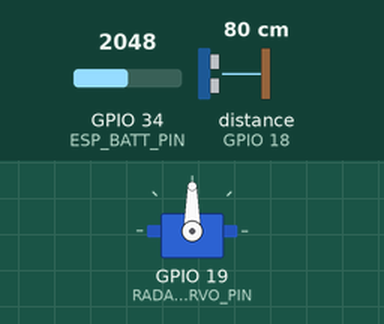
Recording of a sketch running on a simulated ESP32. Parts: servo. Wiring (inferred from the names in the program): ultrasonic range finder: trigger GPIO 5; echo GPIO 18. Inputs (shaded band) come from the test bench; at power-on: GPIO 34 (ESP_BATT_PIN) = 2048, distance to the obstacle (sensor on GPIO 18) 80 cm. The echo pulse lasts 58.3 µs per cm; what the sketch prints to the serial monitor is not drawn.

Above: at 0.05 s.
At 0.45 s:
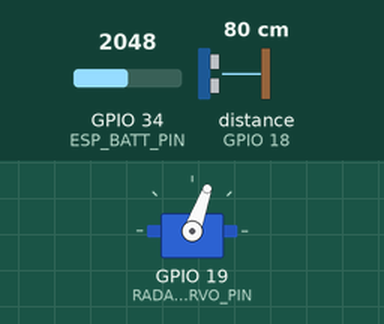
At 1.1 s:
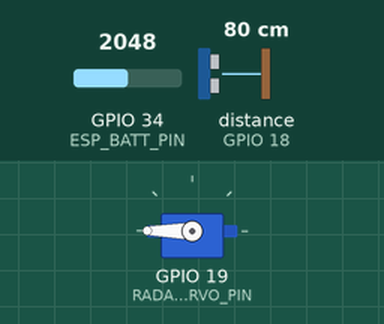
At 2.2 s:
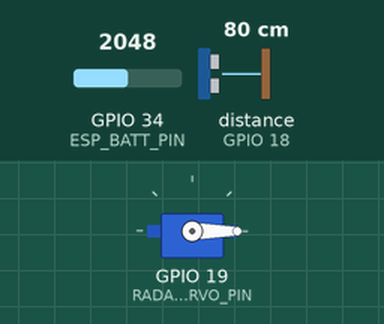
Timing chart, 0 to 5.1 s (numbered marks = the images above):
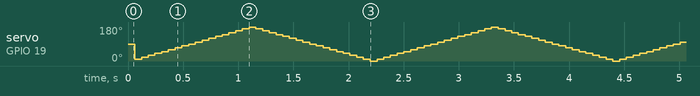

The sketch:

ESP32_Brain.ino
```cpp
#include <Arduino.h>
#include <WiFi.h>
#include <AsyncTCP.h>
#include <ESPAsyncWebServer.h>
#include <ESP32Servo.h>

// --- WI-FI ACCESS POINT CREDENTIALS ---
const char* ssid     = "RESQ-ROVER";
const char* password = "buildfest2026";

// --- WEBSERVER & WEBSOCKET ---
AsyncWebServer server(80);
AsyncWebSocket ws("/ws");

// --- RADAR HARDWARE PINS ---
#define TRIG_PIN         5
#define ECHO_PIN         18
#define RADAR_SERVO_PIN  19
#define ESP_BATT_PIN     34  // Analog pin for ESP32 battery monitoring

// --- HARDWARE UART2 (To STM32) ---
#define RX2_PIN          16  // Connect to STM32 PA9 (TX1)
#define TX2_PIN          17  // Connect to STM32 PA10 (RX1)

HardwareSerial stmSerial(2);
Servo radarServo;

// --- STATE VARIABLES ---
String currentMode = "MANUAL";
int radarAngle     = 0;
int radarStep      = 10;
unsigned long lastRadarMove = 0;

float stmPitch   = 0.0f;
float stmRoll    = 0.0f;
int   stmBattery = 95;

// --- WEBSOCKET EVENT HANDLER ---
void handleWebSocketMessage(void *arg, uint8_t *data, size_t len) {
    AwsFrameInfo *info = (AwsFrameInfo*)arg;
    if (info->final && info->index == 0 && info->len == len && info->opcode == WS_TEXT) {
        data[len] = 0;
        String msg = (char*)data;

        // Mode Switching
        if (msg == "MODE:AUTO") {
            currentMode = "AUTO";
            stmSerial.println("MODE:AUTO");
        } else if (msg == "MODE:MANUAL") {
            currentMode = "MANUAL";
            stmSerial.println("MODE:MANUAL");
        }

        // Manual Driving Commands (W, A, S, D, STOP)
        if (currentMode == "MANUAL") {
            if (msg == "DRIVE:W")    stmSerial.println("DRIVE:FWD");
            else if (msg == "DRIVE:S") stmSerial.println("DRIVE:REV");
            else if (msg == "DRIVE:A") stmSerial.println("DRIVE:LEFT");
            else if (msg == "DRIVE:D") stmSerial.println("DRIVE:RIGHT");
            else if (msg == "DRIVE:STOP") stmSerial.println("DRIVE:STOP");
        }
    }
}

void onEvent(AsyncWebSocket *server, AsyncWebSocketClient *client, AwsEventType type,
             void *arg, uint8_t *data, size_t len) {
    if (type == WS_EVT_DATA) {
        handleWebSocketMessage(arg, data, len);
    }
}

// --- RADAR SWEEP & BROADCAST ---
void sweepRadar() {
    unsigned long now = millis();
    if (now - lastRadarMove > 60) {
        lastRadarMove = now;

        radarAngle += radarStep;
        if (radarAngle >= 180 || radarAngle <= 0) {
            radarStep = -radarStep;
        }
        radarServo.write(radarAngle);

        // Ultrasonic Ping
        digitalWrite(TRIG_PIN, LOW);
        delayMicroseconds(2);
        digitalWrite(TRIG_PIN, HIGH);
        delayMicroseconds(10);
        digitalWrite(TRIG_PIN, LOW);

        long duration = pulseIn(ECHO_PIN, HIGH, 25000); // 25ms timeout (~4m limit)
        long distance = (duration == 0) ? 400 : (duration / 2) / 29.1;

        // Broadcast Radar Packet to Dashboard
        String json = "{\"type\":\"radar\",\"angle\":" + String(radarAngle) + ",\"distance\":" + String(distance) + "}";
        ws.textAll(json);

        // Autonomous Obstacle Avoidance Reaction
        if (currentMode == "AUTO" && distance > 0 && distance < 25) {
            stmSerial.println("DRIVE:STOP");
            delay(50);
            if (radarAngle > 90) {
                stmSerial.println("DRIVE:RIGHT");
            } else {
                stmSerial.println("DRIVE:LEFT");
            }
        }
    }
}

// --- TELEMETRY DISPATCH ---
void sendTelemetry() {
    static unsigned long lastTelem = 0;
    if (millis() - lastTelem > 250) {
        lastTelem = millis();

        // Read ESP32 battery level
        int rawADC = analogRead(ESP_BATT_PIN);
        int espBattery = map(rawADC, 1800, 2450, 0, 100);
        espBattery = constrain(espBattery, 5, 100);

        bool isStuck = (abs(stmPitch) > 25.0f || abs(stmRoll) > 25.0f);

        String json = "{";
        json += "\"type\":\"telemetry\",";
        json += "\"mode\":\"" + currentMode + "\",";
        json += "\"espBatt\":" + String(espBattery) + ",";
        json += "\"stmBatt\":" + String(stmBattery) + ",";
        json += "\"imu\":{\"pitch\":" + String(stmPitch, 1) + ",\"roll\":" + String(stmRoll, 1) + "},";
        json += "\"isStuck\":" + String(isStuck ? "true" : "false");
        json += "}";

        ws.textAll(json);
    }
}

void setup() {
    Serial.begin(115200);
    stmSerial.begin(115200, SERIAL_8N1, RX2_PIN, TX2_PIN);

    pinMode(TRIG_PIN, OUTPUT);
    pinMode(ECHO_PIN, INPUT);
    pinMode(ESP_BATT_PIN, INPUT);

    radarServo.setPeriodHertz(50);
    radarServo.attach(RADAR_SERVO_PIN, 500, 2400);
    radarServo.write(90);

    // Start SoftAP
    WiFi.softAP(ssid, password);
    Serial.print("Access Point started! IP address: ");
    Serial.println(WiFi.softAPIP()); // Default: 192.168.4.1

    // Attach WebSocket handler
    ws.onEvent(onEvent);
    server.addHandler(&ws);
    server.begin();
}

void loop() {
    ws.cleanupClients();
    sweepRadar();
    sendTelemetry();

    // Read Incoming Telemetry from STM32 (P:<pitch>,R:<roll>,B:<batt>)
    while (stmSerial.available() > 0) {
        String msg = stmSerial.readStringUntil('\n');
        msg.trim();
        if (msg.startsWith("P:")) {
            int rIdx = msg.indexOf(",R:");
            int bIdx = msg.indexOf(",B:");
            if (rIdx != -1 && bIdx != -1) {
                stmPitch   = msg.substring(2, rIdx).toFloat();
                stmRoll    = msg.substring(rIdx + 3, bIdx).toFloat();
                stmBattery = msg.substring(bIdx + 3).toInt();
            }
        }
    }
}
```
